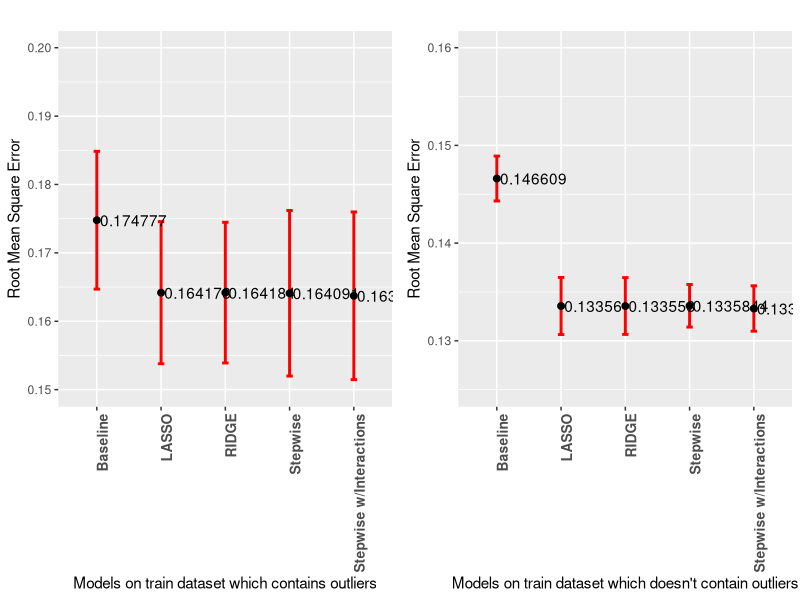

R code for this plot:
library(ggplot2)
library(grid)
library(gridExtra)

# 95% confidence interval with 9 degrees of freedom
t <- qt(0.95,9)

models_w_outlier <- data.frame(model=c("Stepwise", 
                             "Stepwise w/Interactions", 
                             "LASSO", "RIDGE", "Baseline"),
                     rmse=c(0.164091, 0.1637224,0.164178, 0.164184, 0.174777), 
                     sd=c(t*0.00660206, t*0.006687491, t*0.005667, t*0.00561, t*0.005497))

p1 <- ggplot(models_w_outlier, aes(x = model, y = rmse)) + 
  geom_errorbar(aes(ymax = rmse+sd, ymin = rmse-sd), width=0.1, size=1, colour="red") + 
  geom_point(shape=21, size=2, fill="black",show.legend=TRUE) + 
  ylim(0.15, 0.20) + 
  xlab("Models on train dataset which contains outliers") + 
  ylab("Root Mean Square Error") + geom_line() +
  theme(axis.text.x = element_text(angle = 90, hjust = 1, size = 10, face = "bold")) +
  geom_text(hjust = 0, nudge_x = 0.05, label=models_w_outlier$rmse)

models_wo_outlier <- data.frame(model=c("Stepwise", 
                                       "Stepwise w/Interactions", 
                                       "LASSO", "RIDGE", "Baseline"),
                               rmse=c(0.1335844, 0.1333038, 0.13356, 0.133558, 0.146609), 
                               sd=c(t*0.001188368, t*0.001266149, t*0.001593, t*0.001585, t*0.00125299))

p2 <- ggplot(models_wo_outlier, aes(x = model, y = rmse, label=rmse)) + 
  geom_errorbar(aes(ymax = rmse+sd, ymin = rmse-sd), width=0.1, size=1, colour="red") + 
  geom_point(shape=21, size=2, fill="black",show.legend=TRUE) + 
  ylim(0.125, 0.16) + 
  xlab("Models on train dataset which doesn't contain outliers") + 
  ylab("Root Mean Square Error") + geom_line() + 
  theme(axis.text.x = element_text(angle = 90, hjust = 1, size = 10, face = "bold")) +
  geom_text(hjust = 0, nudge_x = 0.05, label=models_wo_outlier$rmse)

grid.arrange(p1, p2, ncol = 2, top = "")